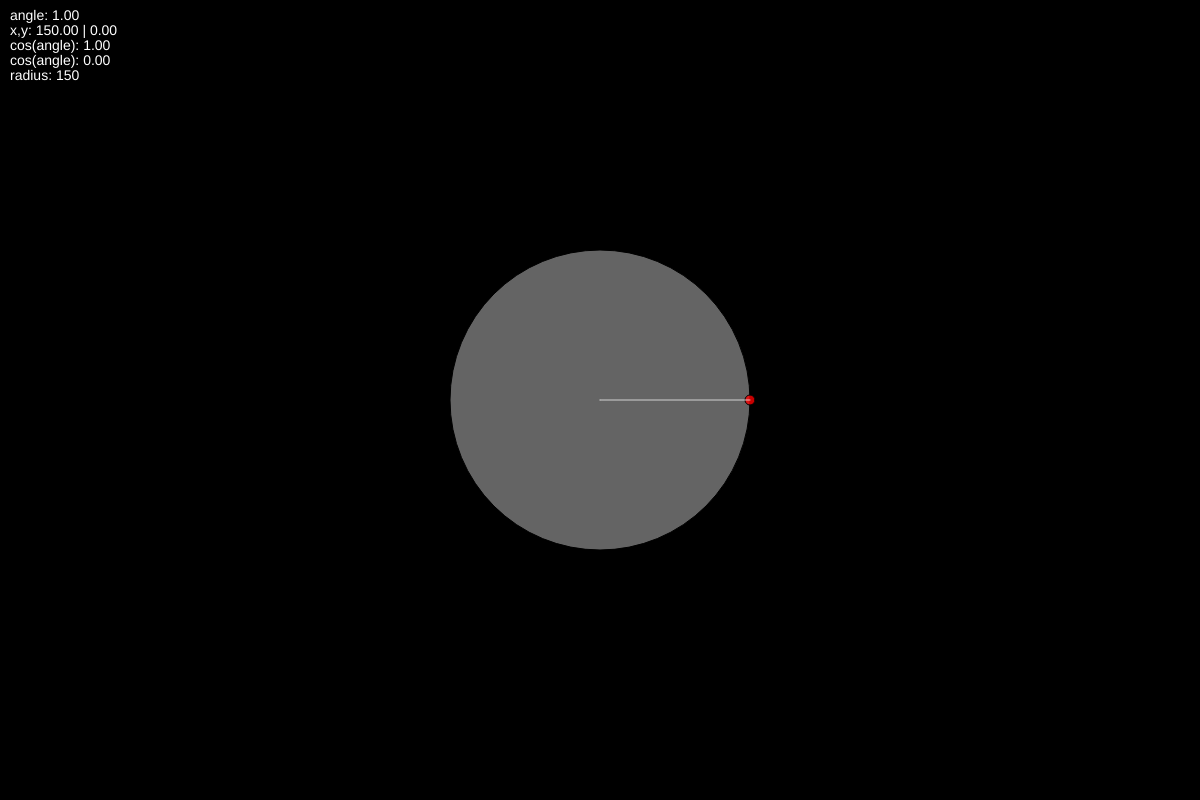
Frame 1 (no input)
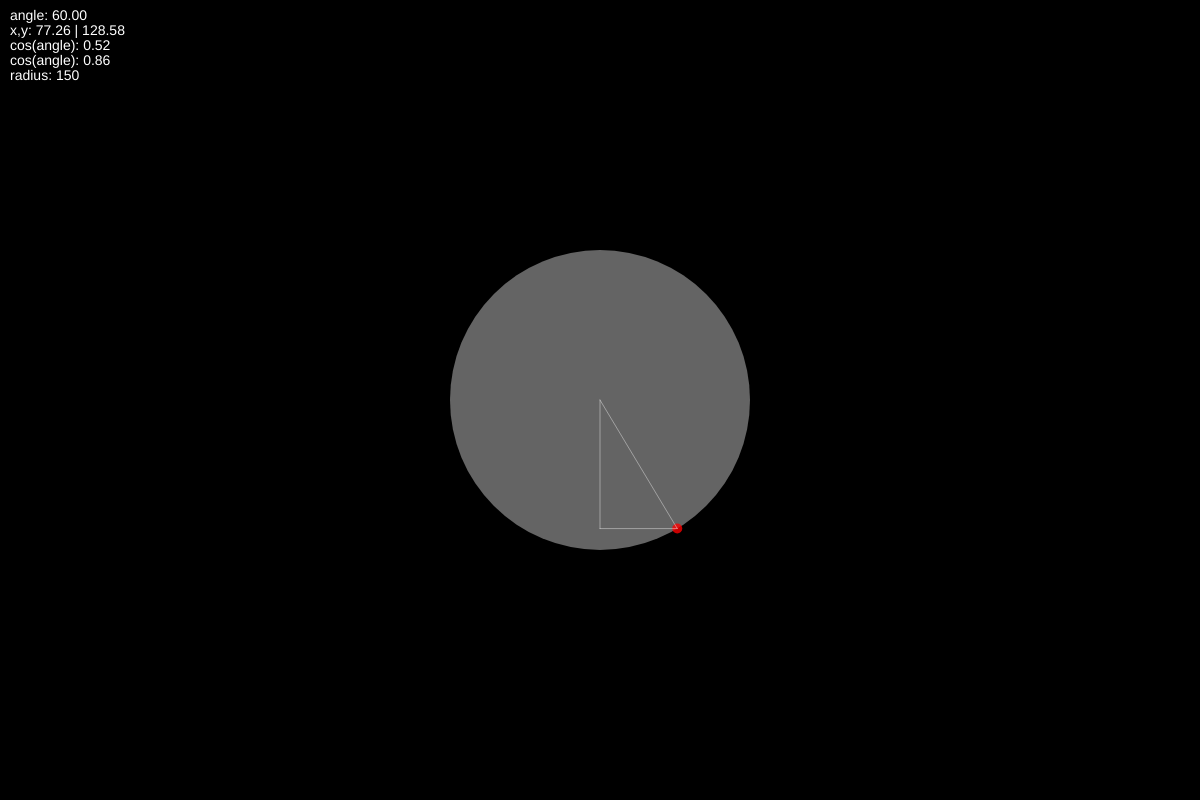
Frame 60 (no input)
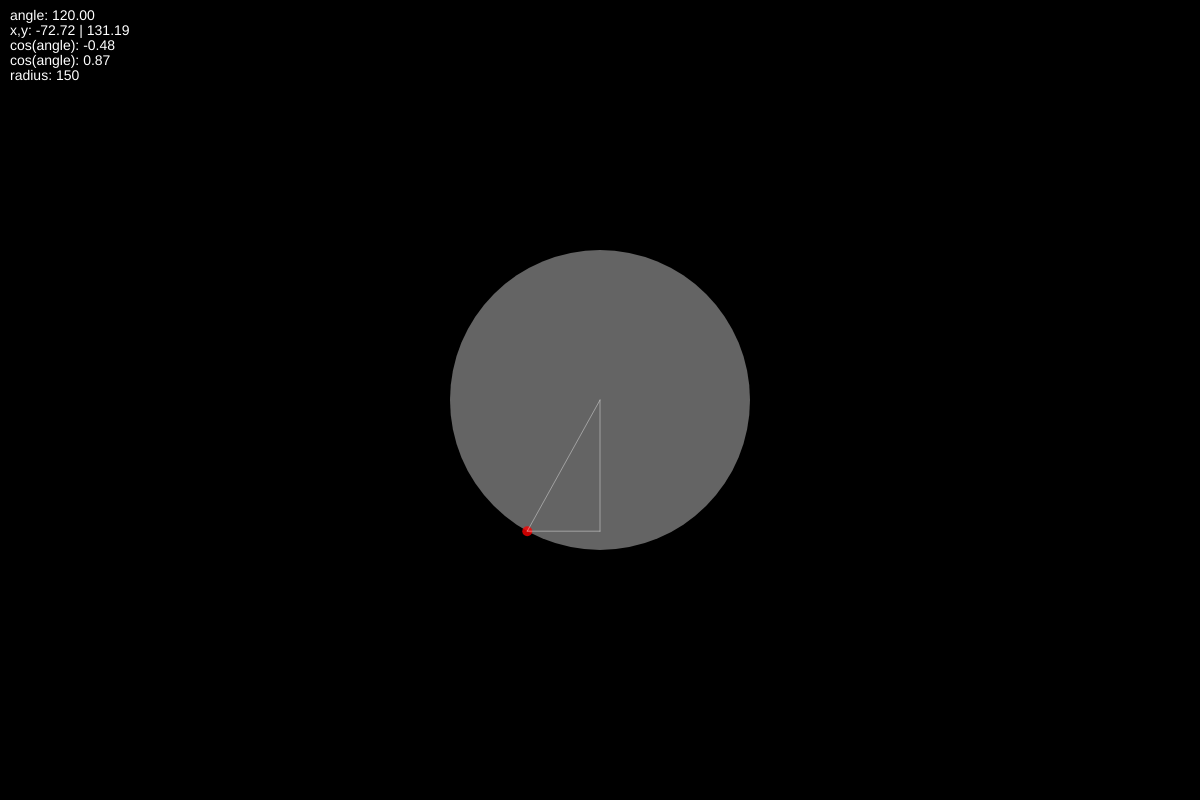
Frame 120 (the mouse pressed at the canvas centre since frame 60)

The p5.js sketch that drew these frames (run headless with seeded random() and noise() and a simulated clock; from frame 60 on, the mouse is pressed at the canvas centre):

// p5.js sketch
// ── sketch.js
var r = 150;
var angle = 0;
// flag to check if angle should increment or use the angleSlider's value
var shouldIncrement = true;

function setup() {
    createCanvas(window.innerWidth,window.innerHeight - 200);
    createSpan('Radius slider ');
    rSlider = createSlider(1, 255, r);
    rSlider.style('margin', '5px');
    // slider for the value to increament angle by
    createSpan('Incremental slider ');
    angleIncSlider = createSlider(0,5,1, 0.1);
    angleIncSlider.mousePressed(function() { shouldIncrement = true; });
    // slider to specify angle directly
    createSpan('Angle slider ');
    angleSlider = createSlider(0,360, angle, 1);
    angleSlider.mousePressed(function() { shouldIncrement = false; });
    textSize(14);
    // this sketch will use DEGREES instead of RADIANS
    angleMode(DEGREES);
}

function draw() {
    background(0);
    // draw from the center of the screen
    translate(width/2,height/2);
    // retrieve the radius what our circle should be
    r = rSlider.value();
    
    fill(100);
    ellipse(0,0,r*2,r*2); // diameter of circle = radius * 2
    
    // first calculate the cos and sin of angle
    /*
     * I store this value so I don't need to
     * calculate it again when printing on the screen, saves a few calculations :)
     */
    var acos = cos(angle);
    var asin = sin(angle);
    // calculate the x and y values from our current angle
    var x = r * acos;
    var y = r * asin;
    // draw a small circle at the calculated point (size = 1/15 of the big circle)
    fill(255,0,0,200);
    ellipse(x,y,r / 15,r / 15);
    
    // draw the triangle
    stroke(255,100);
    // line from center to calculated point, this stays the hypotenuse independed of the current angle
    line(0,0,x,y);
    // this is the straight line which stays fixed on the x axis, only it's calculated y value moves
    line(0,0,0,y);
    // last line to connect the 2
    line(0,y,x,y);
    
    // the angle changes based on which slider is used last
    if(shouldIncrement) {
        angle += angleIncSlider.value();
    } else {
        angle = angleSlider.value();
    }
    
    // draw all the numbers
    noStroke();
    fill(255);
    var tx = 10-width/2; // text x position. Because sketch is translated the top left need to recalculate
    var ty = height/2; // text y position
    text('angle: '+nf(angle,0,2), tx, 20-ty);
    text('x,y: '+nf(x,0,2)+' | '+nf(y,0,2), tx, 35-ty);
    text('cos(angle): '+nf(acos,0,2), tx, 50-ty);
    text('cos(angle): '+nf(asin,0,2), tx, 65-ty);
    text('radius: '+r, tx, 80-ty);
    // reset the angle when it's above 360 degrees. The calculated values would stay the same, but just for correctness
    if(angle > 360) angle = 0;
}
